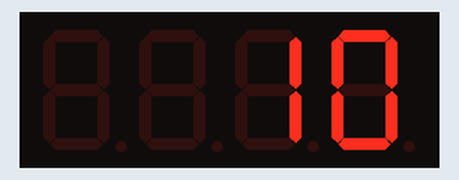
Simulated run of this sketch. Board: Arduino Uno, built with avr-gcc and run on an emulated ATmega328P. Shown: 4-digit seven-segment display.

Above: at 0.1 s.
At 0.6 s:
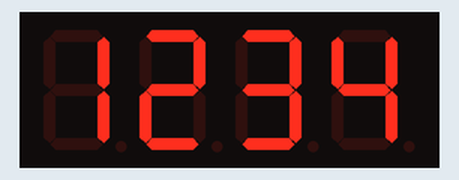
At 1.1 s:
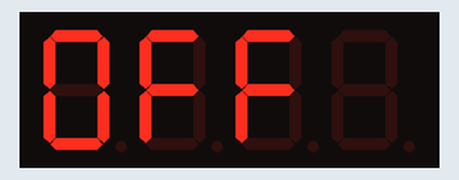
At 10.76 s:
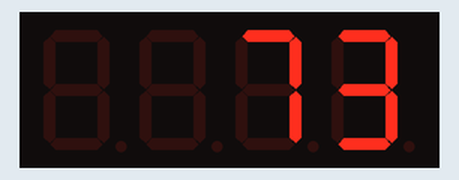
At 20.48 s:
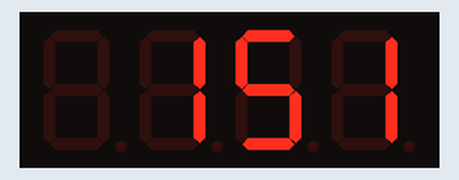
At 39.91 s:
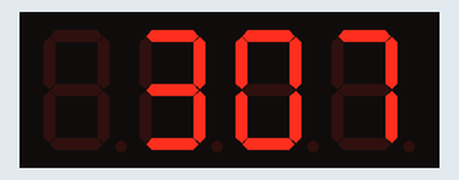

Measured:
- what the display in image 1 shows lasts 0.5 s, from 0.6 s to 1.1 s

The sketch:

7-Segment.ino
```cpp
#include "TM1637.h"
const int DIO = 16;                 // setup 7-segment to A2
const int CLK = 17;                 // setup 7-segment to A3
TM1637 sevenSegment(CLK, DIO);      // 7-segment

int number = 0;

void setup()
{
  sevenSegment.init();
  sevenSegment.set(7);              // BRIGHT 0-7;
  sevenSegment.displayNum(10);
  delay(500);
  sevenSegment.displayNum(1234);
  delay(500);
  sevenSegment.displayStr("OFF");
  delay(500);
}

void loop()
{
  sevenSegment.displayNum(number++);
  delay(100);
}
```
